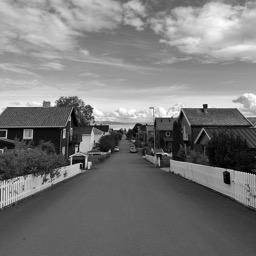
%> input picture week6/image_gs.png, 256 x 256 px
$ octave --eval "week6(imread('image_gs.png'));"   (GNU Octave 9; MATLAB toolbox functions it lacks are replaced by stand-ins)
%> lines starting %> are read from the running program, lines starting %| are printed output that depends on the picture
function[] = week6(image)
    FT = fft2(image);
    magnitude = abs(FT);
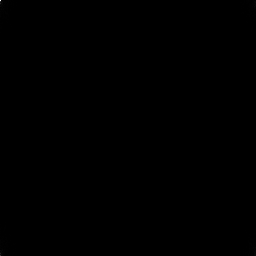
%> magnitude: size 256x256x3 double; min 5.06, max 7907308, mean 3588.7; drawn with min black and max white
    phase = angle(FT);
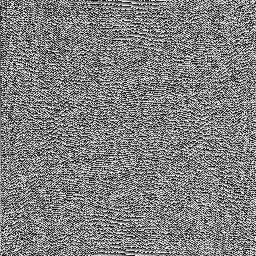
%> phase: size 256x256x3 double; min -3.14, max 3.14, mean 4.79e-05; drawn with min black and max white

    % Plot the DFT magnitude and phase in one subplot with 2 columns
    figure;
    subplot(1, 2, 1)
    imshow(log10(magnitude), [])
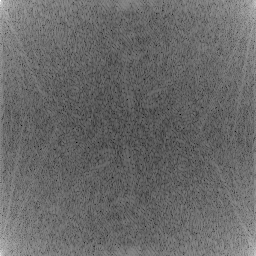
%> displayed picture: size 256x256x3, on the screen's scale of 0 to 255; min 0, max 255, mean 104.9
    title("DFT magnitude in log10")

    subplot(1, 2, 2)
    imshow(log10(phase), [])
    title("DFT phase in log10")

    F_shifted = fftshift(FT); % shift to center the low frequencies

    [rows, cols] = size(image);
%> rows = 256; cols = 768
    numPixels = rows * cols;
%> numPixels = 196608

    % store metrics
    MSE = zeros(numPixels, 1);
    RMSE = zeros(numPixels, 1);
    PSNR = zeros(numPixels, 1);
    compressionRates = zeros(numPixels, 1);
    % calculating the center of a circular mask to gradually increase the
    % radius
    centerX = ceil(cols/2);
%> centerX = 384
    centerY = ceil(rows/2);
%> centerY = 128
    [X, Y] = meshgrid(1:cols, 1:rows);
    % inverse Fourier transform
    for k = 1:numPixels
        mask = sqrt((X - centerX).^2 + (Y - centerY).^2) <= sqrt(k); % using circular mask
        F_temp = F_shifted .* mask; % finding the region
        img_reconstructed = ifft2(ifftshift(F_temp)); % inverse FFT on one region

        % calculate quality metrics
        MSE(k) = immse(abs(img_reconstructed), double(image));
        RMSE(k) = sqrt(MSE(k));
        PSNR(k) = 10 * log10(255^2 / MSE(k));

        % Calculate compression rate
        compressionRates(k) = sum(mask(:)) / numPixels;
    end

    % plot the results
    figure;

    % Plot the three error metrics in one subplot with 3 columns
    subplot(1, 3, 1)
    plot(compressionRates, MSE, 'b');
    title('MSE vs. Compression Rate');
    xlabel('Compression Rate');
    ylabel('MSE');

    subplot(1, 3, 2)
    plot(compressionRates, RMSE, 'r');
    title('RMSE vs. Compression Rate');
    xlabel('Compression Rate');
    ylabel('RMSE');

    subplot(1, 3, 3)
    plot(compressionRates, PSNR, 'g');
    title('PSNR vs. Compression Rate');
    xlabel('Compression Rate');
    ylabel('PSNR');

    % Original Image
    subplot(1, 3, 1)
    imshow(image)
    title('Original Image');

    % Reconstructed Image
    subplot(1, 3, 2)
    imshow(abs(img_reconstructed), [])
    title(['Reconstructed Image at Compression Rate: ', num2str(compressionRates(k))]);

    % Fourier Transform
    subplot(1, 3, 3)
    imshow(log10(magnitude), [])
    title("DFT magnitude in log10")
end
%> (the run ends here)
